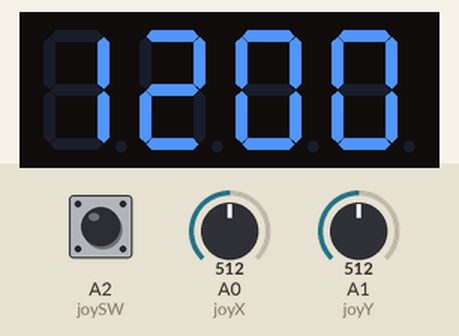
This program was run on a simulated Arduino Uno, built with avr-gcc and run on an emulated ATmega328P. Shown: 4-digit seven-segment display. Wiring (inferred from the names in the program): 4-digit 7-segment display, segments lit when HIGH: segments pin 2, pin 3, pin 4, pin 5, pin 6, pin 7, pin 8; digit selects pin 9, pin 10, pin 11, pin 12. Inputs (shaded band) come from the test bench; at power-on: A2 (joySW) HIGH, A0 (joyX) = 512, A1 (joyY) = 512. The segment pins are drawn as the display they are named for.

Above: at 1.2 s.
1.3 s: A2 (joySW) pulled LOW for 0.15 s
At 1.98 s:
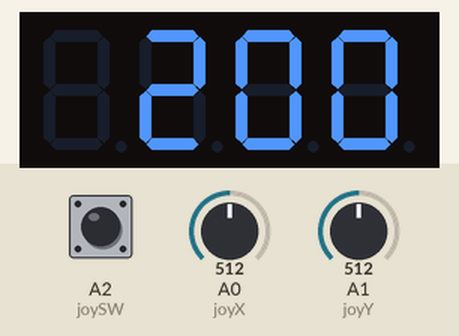
2.0 s: A0 (joyX) set to 710
At 2.44 s:
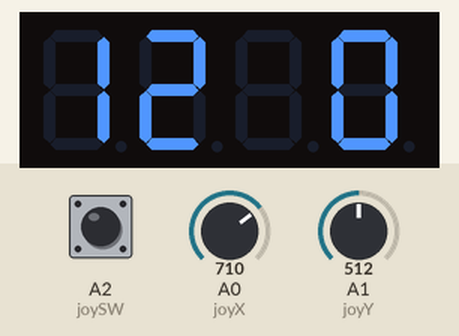
3.9 s: A1 (joyY) set to 710
At 4.52 s:
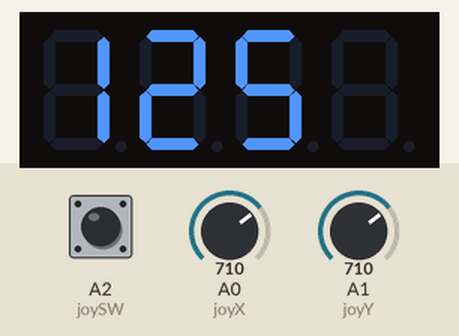
6.0 s: A2 (joySW) pulled LOW for 1 s
At 8.0 s:
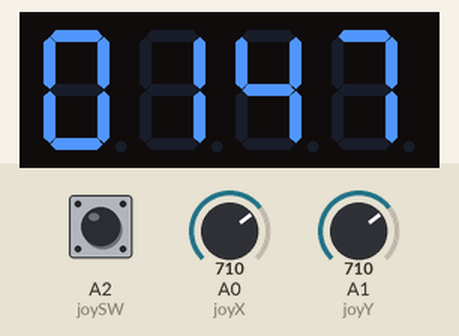
Timing chart, 0 to 9.5 s (numbered marks = the images above; inputs shaded):
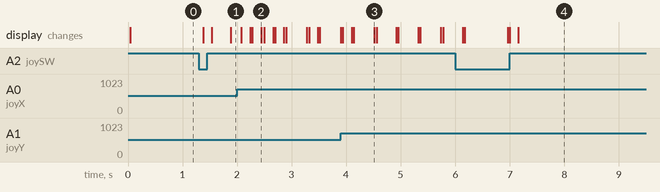

Measured:
- after the input at 1.3 s, the display: first changes after 0.08 s (image 1 shows a later state)
- after the input at 2.0 s, the display: first changes after 0.08 s (image 2 shows a later state)

The program:

main.cpp
```cpp
// TODO Fileheader fehlt
// TODO Flussdiagramm fehlt
// TODO README Inhalt sollte noch schöner formatiert werden
// Kein Review von einem Kollegen machen lassen?
// Sehr schöne Umsetzung - haben Sie alles von dem Code verstanden?
// TODO gibt es eine Möglichkeit auf dei globalen Variablen zu verzichten bzw. manche davon?
// TODO alle Pins als const int definieren - ergibt keinen Sinn diese als veränderbare Variablen anzulegen
// Freue mich schon auf die Livedemo!

/*
  Projekt:    4-stellige 7-Segment-Uhr mit Joystick
  Hardware:   Arduino, 5461AS (Common Anode)
  Eingabe:    Joystick HW-504

  Funktion:
  - Anzeige der Uhrzeit (hh:mm)
  - Uhr tickt jede Minute weiter
  - Zeit kann per Joystick eingestellt werden
  - Multiplex-Ansteuerung der 4 Stellen

  David Friedl
  08.12.2025
 */

#include <Arduino.h>

/*Pin-Definitionen*/
// Joystick
const int joyX  = A0;
const int joyY  = A1;
const int joySW = A2;

// Segmente
const int pinA = 2;
const int pinB = 3;
const int pinC = 4;
const int pinD = 5;
const int pinE = 6;
const int pinF = 7;
const int pinG = 8;

// Digit-Anoden
const int D1 = 9;
const int D2 = 10;
const int D3 = 11;
const int D4 = 12;

/*Globale Zustandsvariablen*/
// Diese Variablen müssen global sein, da sie von mehreren
// Funktionen (Anzeige, Zeitlogik, Joystick) benötigt werden.
int hours = 12;
int minutes = 0;
bool settingMode = false;
int activeDigit = 0;
unsigned long lastUpdate = 0;

/*Segment-Muster*/
const byte numbers[10][7] = {
  {0,0,0,0,0,0,1},
  {1,0,0,1,1,1,1},
  {0,0,1,0,0,1,0},
  {0,0,0,0,1,1,0},
  {1,0,0,1,1,0,0},
  {0,1,0,0,1,0,0},
  {0,1,0,0,0,0,0},
  {0,0,0,1,1,1,1},
  {0,0,0,0,0,0,0},
  {0,0,0,0,1,0,0}
};

void setup() {
  Serial.begin(9600);

  pinMode(joySW, INPUT_PULLUP);

  pinMode(pinA, OUTPUT);
  pinMode(pinB, OUTPUT);
  pinMode(pinC, OUTPUT);
  pinMode(pinD, OUTPUT);
  pinMode(pinE, OUTPUT);
  pinMode(pinF, OUTPUT);
  pinMode(pinG, OUTPUT);

  pinMode(D1, OUTPUT);
  pinMode(D2, OUTPUT);
  pinMode(D3, OUTPUT);
  pinMode(D4, OUTPUT);

  digitalWrite(D1, HIGH);
  digitalWrite(D2, HIGH);
  digitalWrite(D3, HIGH);
  digitalWrite(D4, HIGH);
}

void showDigit(int digit, int value) {
  digitalWrite(pinA, numbers[value][0] ? LOW : HIGH);
  digitalWrite(pinB, numbers[value][1] ? LOW : HIGH);
  digitalWrite(pinC, numbers[value][2] ? LOW : HIGH);
  digitalWrite(pinD, numbers[value][3] ? LOW : HIGH);
  digitalWrite(pinE, numbers[value][4] ? LOW : HIGH);
  digitalWrite(pinF, numbers[value][5] ? LOW : HIGH);
  digitalWrite(pinG, numbers[value][6] ? LOW : HIGH);

  if (digit == 0) digitalWrite(D1, LOW);
  if (digit == 1) digitalWrite(D2, LOW);
  if (digit == 2) digitalWrite(D3, LOW);
  if (digit == 3) digitalWrite(D4, LOW);

  delayMicroseconds(2000);

  digitalWrite(D1, HIGH);
  digitalWrite(D2, HIGH);
  digitalWrite(D3, HIGH);
  digitalWrite(D4, HIGH);
}

void displayTime() {
  int d[4] = {
    hours / 10,
    hours % 10,
    minutes / 10,
    minutes % 10
  };

  for (int i = 0; i < 4; i++) {
    if (settingMode && i == activeDigit) {
      if ((millis() / 300) % 2 == 0) continue;
    }
    showDigit(i, d[i]);
  }
}

void updateClock() {
  if (millis() - lastUpdate >= 60000) {
    lastUpdate = millis();
    minutes++;
    if (minutes >= 60) { minutes = 0; hours++; }
    if (hours >= 24) hours = 0;
  }
}

void changeDigit(int delta) {
  int h = hours;
  int m = minutes;

  if (activeDigit == 0) h += delta * 10;
  if (activeDigit == 1) h += delta;
  if (activeDigit == 2) m += delta * 10;
  if (activeDigit == 3) m += delta;

  if (h < 0) h = 23;
  if (h > 23) h = 0;
  if (m < 0) m = 59;
  if (m > 59) m = 0;

  hours = h;
  minutes = m;
}

void handleJoystick() {
  int xValue = analogRead(joyX);
  int yValue = analogRead(joyY);

  if (yValue < 300) { changeDigit(+1); delay(200); }
  if (yValue > 700) { changeDigit(-1); delay(200); }

  if (xValue > 700) { activeDigit = (activeDigit + 1) % 4; delay(200); }
  if (xValue < 300) { activeDigit = (activeDigit + 3) % 4; delay(200); }
}

void loop() {
  if (digitalRead(joySW) == LOW) {
    delay(200);
    settingMode = !settingMode;
    if (!settingMode) lastUpdate = millis();
  }

  if (settingMode) handleJoystick();
  else updateClock();

  displayTime();
}
```
